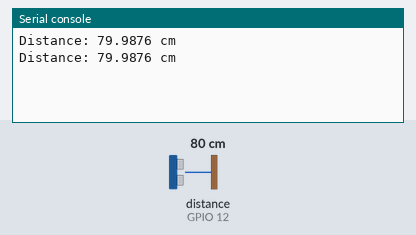
A program run on a simulated ESP32 board running MicroPython. On the bench: the last lines printed to the serial console. The inputs (shaded band) are chosen by the test bench; at power-on: distance to the obstacle (sensor on GPIO 12) 80 cm. The echo pulse lasts 58.3 µs per cm.

Above: at 1.2 s.
1.3 s: distance to the obstacle (sensor on GPIO 12) set to 2 cm
At 2.6 s:
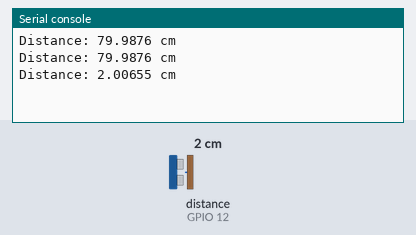
2.8 s: distance to the obstacle (sensor on GPIO 12) set to 4 cm
At 3.7 s:
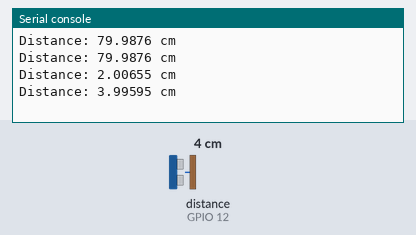
Timing chart, 0 to 5.8 s (numbered marks = the images above; inputs shaded):
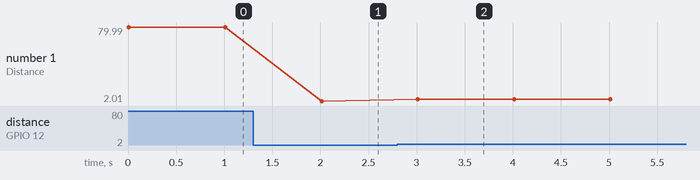

Measured:
- after the input at 1.3 s, the serial console: prints a new line after 0.71 s (image 1)
- after the input at 2.8 s, the serial console: prints a new line after 0.21 s (image 2)
- plotted number 1: 79.99 → 2.01 after the input at 1.3 s, 2.01 → 4 after the input at 2.8 s

The program:

Ultrasonic_Distance_Measurement_With_ESP32_and_MicroPython.py
```python
from machine import Pin, time_pulse_us
import time

trig = Pin(13, Pin.OUT)
echo = Pin(12, Pin.IN)

while True:

    trig.value(0)
    time.sleep_us(2)

    trig.value(1)
    time.sleep_us(10)

    trig.value(0)

    duration = time_pulse_us(echo, 1)

    distance = duration * 0.0343 / 2

    print("Distance:", distance, "cm")

    time.sleep(1)
```
